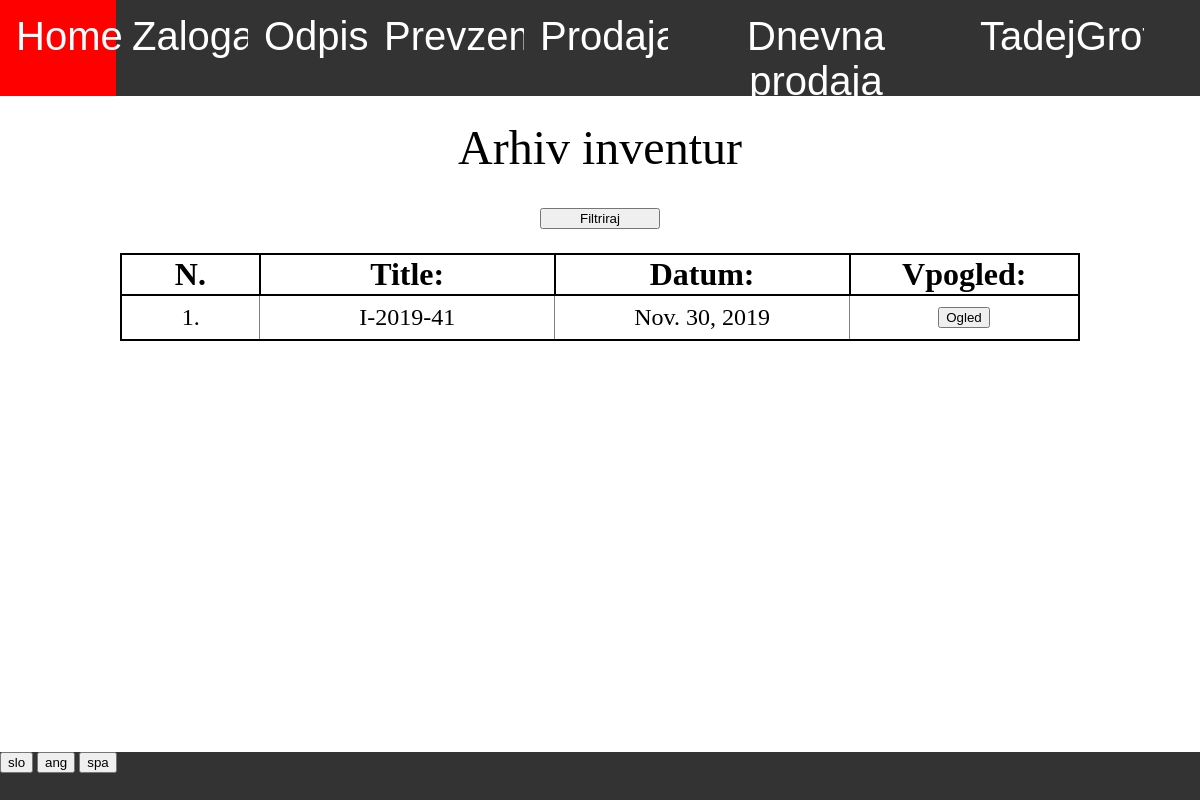
Page /zaloga/inventura/arhiv/ (signed in) on the earlier database version.
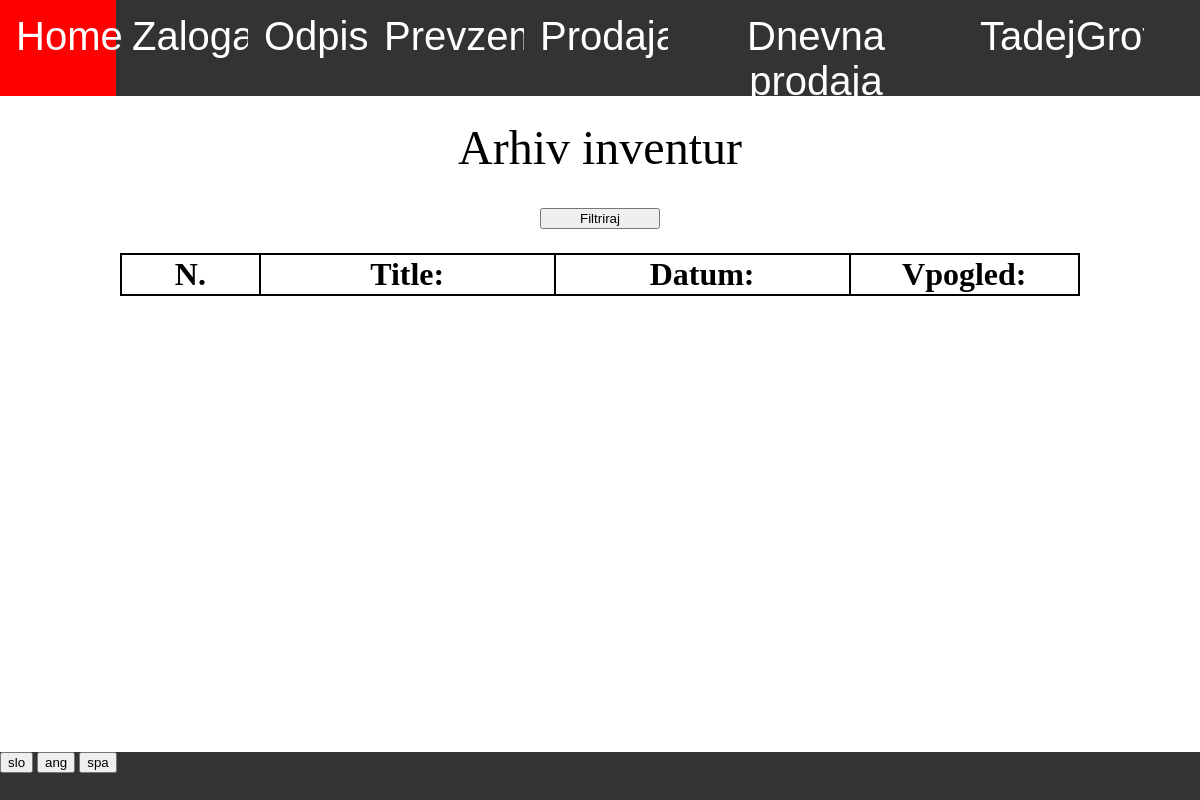
Same page on the later database version.
### zaloga/models.py (models this page shows, shortened)
class Baza(models.Model):
    author = models.ForeignKey(User,default=1, on_delete=models.CASCADE)
    title = models.CharField(default="",max_length=15)
    datum = models.DateField(default=timezone.now)
    zaloga = models.ForeignKey(Zaloga, default=1 ,on_delete=models.CASCADE)
    status = models.CharField(default="aktivno",max_length=10)
    sprememba_zaloge = models.IntegerField(default = -1)
    tip = models.CharField(default="prevzem",max_length=20, choices=TIPI_BAZE)
    kontejner = models.OneToOneField(Kontejner,null=True,default=None,blank=True, on_delete=models.CASCADE)
    popust = models.IntegerField(default = None, null=True, blank=True)
    stranka = models.ForeignKey(Stranka, on_delete=models.CASCADE, default=None, null=True, blank=True)
    cas = models.TimeField(default=None,null=True,blank=True)
    dnevna_prodaja = models.ForeignKey(Dnevna_prodaja, on_delete=models.CASCADE, default=None, null=True, blank=True)

### program/models.py (models this page shows)
class Profil(models.Model):
    user = models.OneToOneField(User,on_delete=models.CASCADE)
    jezik =  models.CharField(default="spa",max_length=3, choices=JEZIKI)

### zaloga/views.py (the view)
# urls.py: path('arhiv/', views.arhiv, name='arhiv_baz'),
@login_required
def arhiv(request, tip_baze):
    if request.method == "GET":
        if tip_baze == "dnevna_prodaja":
            baze = Dnevna_prodaja.objects.prefetch_related('baza_set').order_by('-datum')
            print(baze)
        else:
            baze = Baza.objects.filter(tip=tip_baze,status='veljavno').prefetch_related('vnos_set','stranka').order_by('-datum','-cas')
        return pokazi_stran(request, 'zaloga/arhiv_baz.html', {'baze': baze, 'tip': tip_baze})

### program/models.py (called while the page is built)
    @property
    def vrni_jezike(self):
        return JEZIKI

### zaloga/templatetags/zaloga_exstras.py (called while the page is built)
@register.filter
def keyvalue(dict, key):
    return dict[key]

### zaloga/views.py (called while the page is built)
def vrni_slovar(request):
    with open('slovar.json') as dat:
        slovar = json.load(dat)
    return slovar

def pokazi_stran(request, html, baze={}):
    slovar = {'prodaja':prodaja, 'zaloga':zaloga,'program':program,'slovar':vrni_slovar(request),'jezik':request.user.profil.jezik}
    slovar.update(baze)
    return render(request, html, slovar)

### zaloga/templates/zaloga/arhiv_baz.html (shortened to what this page needs)
{% extends 'program/base.html' %}
{% load zaloga_exstras %}
{% block content %}
<div class="besedilo">
{% if tip == 'prevzem' %}
    {{slovar|keyvalue:'Arhiv prevzemov'|keyvalue:jezik}}
{% elif tip == 'odpis' %}
    {{slovar|keyvalue:'Arhiv odpisov'|keyvalue:jezik}}
{% elif tip == 'inventura' %}
    {{slovar|keyvalue:'Arhiv inventur'|keyvalue:jezik}}
{% elif tip == 'vele_prodaja' %}
    {{slovar|keyvalue:'Arhiv vele prodaj'|keyvalue:jezik}}
{% elif tip == 'dnevna_prodaja' %}
    {{slovar|keyvalue:'Arhiv dnevnih prodaj'|keyvalue:jezik}}
{% endif %}
</div>
<div class="filter" style="margin-top:3%">
    <form action="{% url 'arhiv_baz' tip %}" method="GET">
        <input style="width:10%" type="submit" value="{{slovar|keyvalue:'Filtriraj'|keyvalue:jezik}}">
    </form>
</div>
<div class="table">
    {% if tip == "vele_prodaja" %}
    <table class="tabela_vnosov">
        <tr class="header">
            <th width="15%">{{slovar|keyvalue:'Faktura'|keyvalue:jezik}}:</th>
            <th width="15%">{{slovar|keyvalue:'Stranka'|keyvalue:jezik}}:</th>
            <th width="35%">{{slovar|keyvalue:'Datum'|keyvalue:jezik}}:</th>
            <th width="25%">{{slovar|keyvalue:'Skupna cena'|keyvalue:jezik}}:</th>
            <th width="15%">{{slovar|keyvalue:'Ogled'|keyvalue:jezik}}</th>
        </tr>
        {% for baza in baze %}
            <tr>
                <td> {{baza.title}} </td>
                <td> {{baza.stranka.ime}} </td>
                <td> {{baza.datum}} </td>
                <td> {{baza.skupna_cena}} $</td>
                <td>
                    <form action="{% url 'baza' 'vele_prodaja' baza.pk %}" method="GET">
                        <input type="submit" value="{{slovar|keyvalue:'Ogled'|keyvalue:jezik}}">
                    </form>
                </td>
            </tr>
        {% endfor %}
    </table>
    {% else %}
    <table class="tabela_vnosov">
        <tr class="header">
            <th width="8%"> N. </th>
            <th width="17%"> {{slovar|keyvalue:'Title'|keyvalue:jezik}}: </th>
            <th width="17%"> {{slovar|keyvalue:'Datum'|keyvalue:jezik}}: </th>
            <th width="13%"> {{slovar|keyvalue:'Vpogled'|keyvalue:jezik}}: </th>
        </tr>
        {% for baza in baze %}
        <tr>
            <td> {{forloop.counter}}. </td>
            <td> {{baza.title}} </td>
            <td> {{baza.datum}} </td>
            <td>
                <form action="{% url 'baza' tip baza.pk %}" method="GET">
                    <input type="submit" value="{{slovar|keyvalue:'Ogled'|keyvalue:jezik}}">
                </form>
            </td>
        </tr>
        {% endfor %}
    </table>
    {% endif %}
</div>
{% endblock %}

### program/templates/program/base.html (shortened to what this page needs)
{% load staticfiles %}
{% load zaloga_exstras %}
<html>
    <head>
        <link rel="stylesheet" href="{% static 'css/navbar.css' %}">
        <link rel="stylesheet" href="{% static 'css/footer.css' %}">
    </head>
    <body>
        <div class="navbar">
            <a style="width:7%" href="/">Home</a>
                {% if perms.zaloga.view_zaloga %}
                <div style="width:11%" class="dropdown" id="zaloga">
                    <button class="dropbtn"> {{slovar|keyvalue:'Zaloga'|keyvalue:jezik}}
                    </button>
                </div>
                {% endif %}
                {% if perms.zaloga.view_odpis %}
                <div style="width:10%" class="dropdown" id="odpis">
                    <button class="dropbtn">{{slovar|keyvalue:'Odpis'|keyvalue:jezik}}
                    </button>
                </div>
                {% endif %}
                {% if perms.zaloga.view_prevzem %}
                <div style="width:13%" class="dropdown" id="prevzem">
                    <button class="dropbtn">{{slovar|keyvalue:'Prevzem'|keyvalue:jezik}}
                    </button>
                </div>
                {% endif %}
                {% if perms.prodaja.view_prodaja %}
                <div style="width:12%;overflow:hidden" class="dropdown" id="prodaja">
                    <button class="dropbtn" >{{slovar|keyvalue:'Prodaja'|keyvalue:jezik}}
                    </button>
                </div>
                {% endif %}
                {% if perms.prodaja.add_dnevna_prodaja %}
                <a style="width:22%" href="{% url 'dnevna_prodaja' %}">{{slovar|keyvalue:'Dnevna prodaja'|keyvalue:jezik}}</a>
                {% endif %}
                <div style="width:15%" class="dropdown" id="racun">
                    <button class="dropbtn" >{{ user.get_username }}
                    </button>
                </div>
            </div>
        <div style="width:100%;height:82%;vertical-align:top;text-align:center;overflow:auto">
            {% block content %}
            {% endblock %}
        </div>
        <div class="footer">
            {% for jezik in program.vrni_jezike %}
                <form style="display:inline-block" action="{% url 'spremeni_jezik' %}" method="POST">
                    <input type="submit" value="{{jezik.0}}">
                </form>
            {% endfor %}
        </div>
    </body>
</html>

Differences in the rows shown:
removed Baza: title "I-2019-41", datum "Nov. 30, 2019", {{ slovar|keyvalue:'Ogled'|keyvalue:jezik }} "Ogled"
